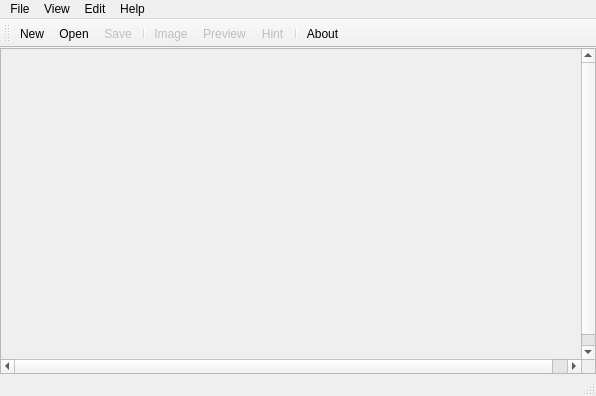
<?xml version="1.0" encoding="UTF-8"?>
<ui version="4.0">
 <class>MainWindowClass</class>
 <widget class="QMainWindow" name="MainWindowClass">
  <property name="geometry">
   <rect>
    <x>0</x>
    <y>0</y>
    <width>596</width>
    <height>396</height>
   </rect>
  </property>
  <property name="windowTitle">
   <string>Qigsaw</string>
  </property>
  <property name="windowIcon">
   <iconset resource="qigsaw.qrc">
    <normaloff>:/pics/info.png</normaloff>:/pics/info.png</iconset>
  </property>
  <widget class="QWidget" name="centralWidget">
   <layout class="QVBoxLayout" name="verticalLayout_2">
    <property name="spacing">
     <number>0</number>
    </property>
    <property name="margin">
     <number>0</number>
    </property>
    <item>
     <layout class="QVBoxLayout" name="verticalLayout">
      <property name="spacing">
       <number>0</number>
      </property>
      <item>
       <widget class="QScrollArea" name="scrollArea">
        <property name="widgetResizable">
         <bool>false</bool>
        </property>
        <widget class="QWidget" name="scrollAreaWidgetContents">
         <property name="geometry">
          <rect>
           <x>0</x>
           <y>0</y>
           <width>596</width>
           <height>322</height>
          </rect>
         </property>
        </widget>
       </widget>
      </item>
     </layout>
    </item>
   </layout>
  </widget>
  <widget class="QMenuBar" name="menuBar">
   <property name="geometry">
    <rect>
     <x>0</x>
     <y>0</y>
     <width>596</width>
     <height>21</height>
    </rect>
   </property>
   <widget class="QMenu" name="menuFile">
    <property name="title">
     <string>File</string>
    </property>
    <addaction name="actionNew"/>
    <addaction name="actionOpen"/>
    <addaction name="actionSave"/>
    <addaction name="separator"/>
    <addaction name="actionExit"/>
   </widget>
   <widget class="QMenu" name="menuView">
    <property name="title">
     <string>View</string>
    </property>
    <widget class="QMenu" name="menuShuffle">
     <property name="title">
      <string>Shuffle</string>
     </property>
     <addaction name="actionFree_center"/>
     <addaction name="actionNo_rotations"/>
     <addaction name="actionDisorder"/>
     <addaction name="actionBy_color"/>
    </widget>
    <addaction name="actionPreview"/>
    <addaction name="actionAudio"/>
    <addaction name="actionImage"/>
    <addaction name="actionPuzzles"/>
    <addaction name="actionHint"/>
    <addaction name="actionAutoscroll"/>
    <addaction name="menuShuffle"/>
   </widget>
   <widget class="QMenu" name="menuEdit">
    <property name="title">
     <string>Edit</string>
    </property>
    <addaction name="actionBackground"/>
   </widget>
   <widget class="QMenu" name="menuHelp">
    <property name="title">
     <string>Help</string>
    </property>
    <addaction name="actionInfo"/>
    <addaction name="actionAbout"/>
   </widget>
   <addaction name="menuFile"/>
   <addaction name="menuView"/>
   <addaction name="menuEdit"/>
   <addaction name="menuHelp"/>
  </widget>
  <widget class="QToolBar" name="mainToolBar">
   <attribute name="toolBarArea">
    <enum>TopToolBarArea</enum>
   </attribute>
   <attribute name="toolBarBreak">
    <bool>false</bool>
   </attribute>
   <addaction name="actionNew"/>
   <addaction name="actionOpen"/>
   <addaction name="actionSave"/>
   <addaction name="separator"/>
   <addaction name="actionImage"/>
   <addaction name="actionPreview"/>
   <addaction name="actionHint"/>
   <addaction name="separator"/>
   <addaction name="actionAbout"/>
  </widget>
  <widget class="QStatusBar" name="statusBar"/>
  <action name="actionNew">
   <property name="icon">
    <iconset resource="qigsaw.qrc">
     <normaloff>:/pics/filenew.png</normaloff>:/pics/filenew.png</iconset>
   </property>
   <property name="text">
    <string>New</string>
   </property>
   <property name="toolTip">
    <string>Start new jigsaw</string>
   </property>
   <property name="statusTip">
    <string>Start new jigsaw</string>
   </property>
  </action>
  <action name="actionOpen">
   <property name="icon">
    <iconset resource="qigsaw.qrc">
     <normaloff>:/pics/fileopen.png</normaloff>:/pics/fileopen.png</iconset>
   </property>
   <property name="text">
    <string>Open</string>
   </property>
   <property name="toolTip">
    <string>Open saved game</string>
   </property>
   <property name="statusTip">
    <string>Open saved game</string>
   </property>
  </action>
  <action name="actionSave">
   <property name="enabled">
    <bool>false</bool>
   </property>
   <property name="icon">
    <iconset resource="qigsaw.qrc">
     <normaloff>:/pics/filesave.png</normaloff>:/pics/filesave.png</iconset>
   </property>
   <property name="text">
    <string>Save</string>
   </property>
   <property name="toolTip">
    <string>Save the game</string>
   </property>
   <property name="statusTip">
    <string>Save the game</string>
   </property>
  </action>
  <action name="actionExit">
   <property name="text">
    <string>Exit</string>
   </property>
   <property name="toolTip">
    <string>Exit from the game</string>
   </property>
   <property name="statusTip">
    <string>Exit from the game</string>
   </property>
  </action>
  <action name="actionPreview">
   <property name="enabled">
    <bool>false</bool>
   </property>
   <property name="icon">
    <iconset resource="qigsaw.qrc">
     <normaloff>:/pics/preview.png</normaloff>:/pics/preview.png</iconset>
   </property>
   <property name="text">
    <string>Preview...</string>
   </property>
   <property name="toolTip">
    <string>Image preview</string>
   </property>
   <property name="statusTip">
    <string>Image preview</string>
   </property>
  </action>
  <action name="actionImage">
   <property name="checkable">
    <bool>true</bool>
   </property>
   <property name="checked">
    <bool>false</bool>
   </property>
   <property name="enabled">
    <bool>false</bool>
   </property>
   <property name="icon">
    <iconset resource="qigsaw.qrc">
     <normaloff>:/pics/viewpic.png</normaloff>:/pics/viewpic.png</iconset>
   </property>
   <property name="text">
    <string>Image</string>
   </property>
   <property name="toolTip">
    <string>Show image</string>
   </property>
   <property name="statusTip">
    <string>Show image</string>
   </property>
  </action>
  <action name="actionPuzzles">
   <property name="checkable">
    <bool>true</bool>
   </property>
   <property name="checked">
    <bool>true</bool>
   </property>
   <property name="enabled">
    <bool>false</bool>
   </property>
   <property name="text">
    <string>Puzzles</string>
   </property>
   <property name="toolTip">
    <string>Show/Hide puzzles</string>
   </property>
   <property name="statusTip">
    <string>Show/Hide puzzles</string>
   </property>
  </action>
  <action name="actionHint">
   <property name="enabled">
    <bool>false</bool>
   </property>
   <property name="icon">
    <iconset resource="qigsaw.qrc">
     <normaloff>:/pics/hint.png</normaloff>:/pics/hint.png</iconset>
   </property>
   <property name="text">
    <string>Hint</string>
   </property>
   <property name="toolTip">
    <string>Show a hint</string>
   </property>
   <property name="statusTip">
    <string>Show a hint</string>
   </property>
  </action>
  <action name="actionFree_center">
   <property name="enabled">
    <bool>false</bool>
   </property>
   <property name="text">
    <string>Free center</string>
   </property>
   <property name="toolTip">
    <string>Shuffle the puzzles to free center</string>
   </property>
   <property name="statusTip">
    <string>Shuffle the puzzles to free center</string>
   </property>
  </action>
  <action name="actionNo_rotations">
   <property name="enabled">
    <bool>false</bool>
   </property>
   <property name="text">
    <string>No rotations</string>
   </property>
   <property name="toolTip">
    <string>Make rotation angle equals 0</string>
   </property>
   <property name="statusTip">
    <string>Make rotation angle equals 0</string>
   </property>
  </action>
  <action name="actionDisorder">
   <property name="enabled">
    <bool>false</bool>
   </property>
   <property name="text">
    <string>Disorder</string>
   </property>
   <property name="toolTip">
    <string>Shuffle by random order</string>
   </property>
   <property name="statusTip">
    <string>Shuffle by random order</string>
   </property>
  </action>
  <action name="actionBy_color">
   <property name="enabled">
    <bool>false</bool>
   </property>
   <property name="text">
    <string>By color</string>
   </property>
   <property name="toolTip">
    <string>Shuffle by color</string>
   </property>
   <property name="statusTip">
    <string>Shuffle by color</string>
   </property>
  </action>
  <action name="actionBackground">
   <property name="enabled">
    <bool>false</bool>
   </property>
   <property name="text">
    <string>Background...</string>
   </property>
   <property name="toolTip">
    <string>Set background color</string>
   </property>
   <property name="statusTip">
    <string>Set background color</string>
   </property>
  </action>
  <action name="actionInfo">
   <property name="icon">
    <iconset resource="qigsaw.qrc">
     <normaloff>:/pics/info.png</normaloff>:/pics/info.png</iconset>
   </property>
   <property name="text">
    <string>Info...</string>
   </property>
   <property name="toolTip">
    <string>Show info about game controls</string>
   </property>
   <property name="statusTip">
    <string>Show info about game controls</string>
   </property>
  </action>
  <action name="actionAbout">
   <property name="icon">
    <iconset resource="qigsaw.qrc">
     <normaloff>:/pics/help.png</normaloff>:/pics/help.png</iconset>
   </property>
   <property name="text">
    <string>About...</string>
   </property>
   <property name="toolTip">
    <string>About the game</string>
   </property>
   <property name="statusTip">
    <string>About the game</string>
   </property>
  </action>
  <action name="actionAudio">
   <property name="checkable">
    <bool>true</bool>
   </property>
   <property name="checked">
    <bool>true</bool>
   </property>
   <property name="icon">
    <iconset resource="qigsaw.qrc">
     <normaloff>:/pics/sound.png</normaloff>:/pics/sound.png</iconset>
   </property>
   <property name="text">
    <string>Audio</string>
   </property>
   <property name="toolTip">
    <string>Start/Stop using the audio events</string>
   </property>
   <property name="statusTip">
    <string>Start/Stop using the audio events</string>
   </property>
  </action>
  <action name="actionAutoscroll">
   <property name="checkable">
    <bool>true</bool>
   </property>
   <property name="checked">
    <bool>true</bool>
   </property>
   <property name="text">
    <string>Autoscroll</string>
   </property>
   <property name="statusTip">
    <string>Enable/Disable auto scrolling of the main window</string>
   </property>
   <property name="whatsThis">
    <string>Enable/Disable auto scrolling of the main window</string>
   </property>
  </action>
 </widget>
 <layoutdefault spacing="6" margin="11"/>
 <resources>
  <include location="qigsaw.qrc"/>
 </resources>
 <connections/>
</ui>
